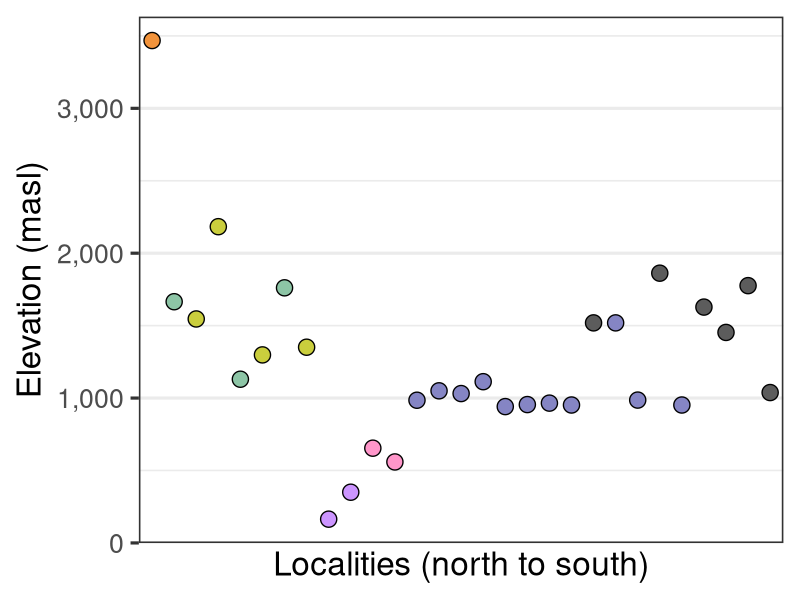
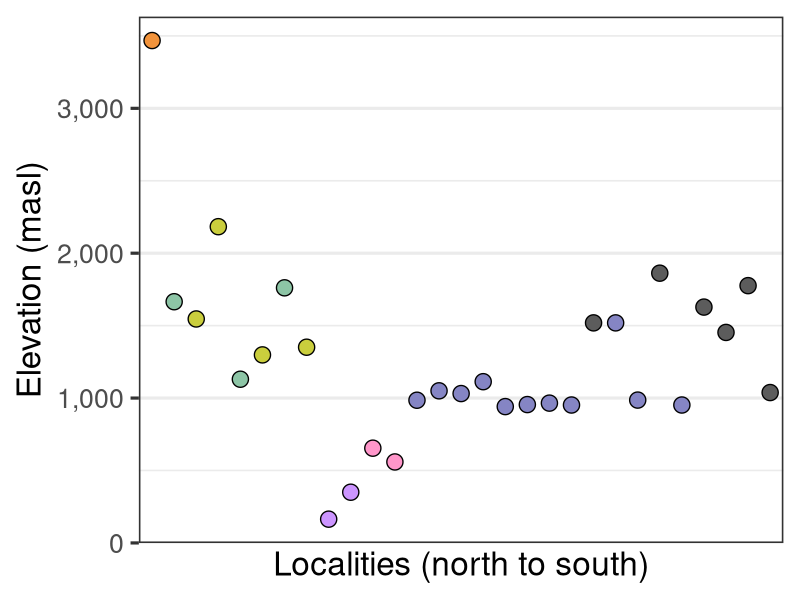
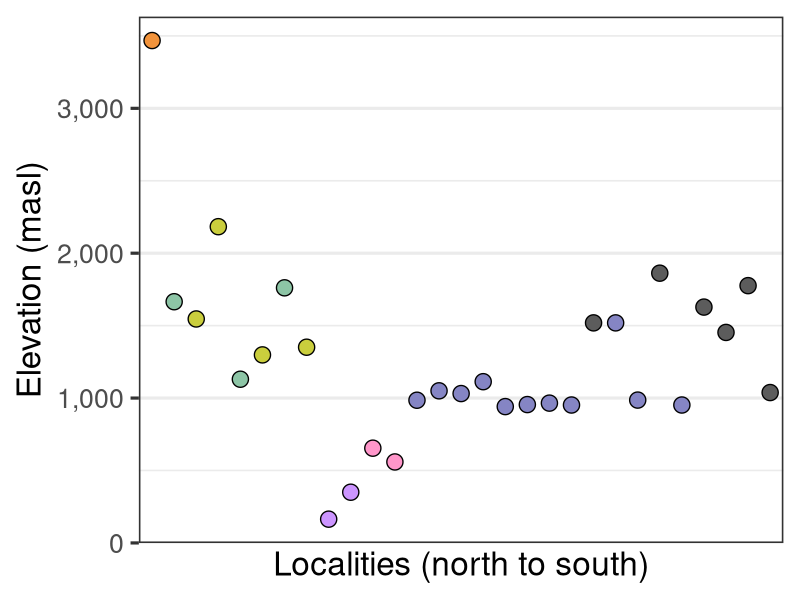
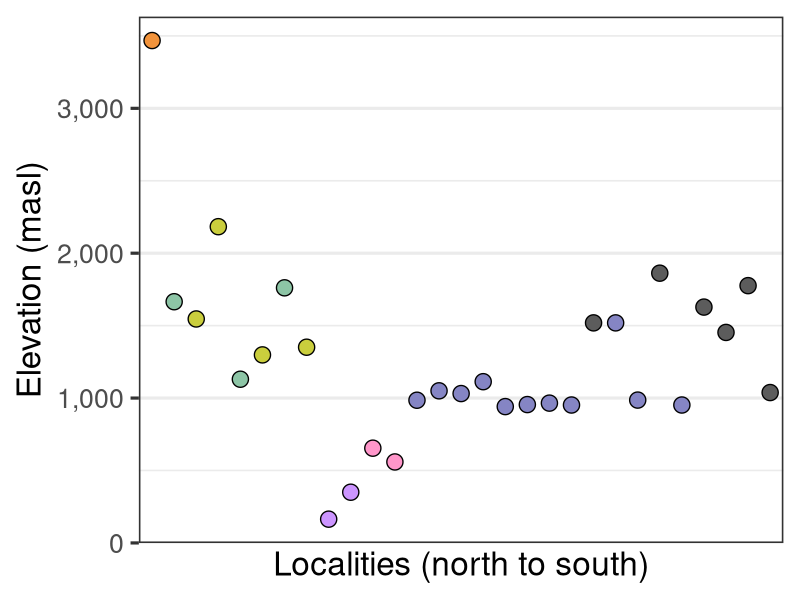

Write R code to recreate these figures, in order.
# Plot elevation profile

# Set working directory
#setwd("")

# Load packages
library(tidyverse)

# Import data
sites <- read_csv("Wildebeest_Localities_metadata_Elevation.csv", col_names = T)
## Lock in order of sites for ggplot
sites$Locality <- factor(sites$Locality, levels = sites$Locality)

# Colour palette
myPalette <- c("#f2933b", "#cace3d", "#8dc5a6", "#cc95ff", "#ff96ca", "#8585c4", "#5c5c5c")

# Plot elevation profile
ggplot(sites) +
  geom_point(aes(Locality, Elevation, fill = Subspecies_common), pch = 21, size = 5, stroke = 0.7) +
  scale_fill_manual(values = myPalette,
                    breaks = c("Bale wildebeest", "Western white-bearded", "Eastern white-bearded", "Nyassa", "Cookson", "Brindled", "Black"),
                    name = "Taxon") +
  scale_y_continuous(name = "Elevation (masl)",
                     labels = scales::label_comma()) +
  scale_x_discrete(name = "Localities (north to south)",
                   labels = NULL,
                   breaks = NULL) +
  theme_bw(base_size = 24) +
  theme(legend.position = "none", 
        axis.ticks.x = element_blank())
ggsave("Genome_Samples_Localities_Elevation.png", dpi = 300)
ggsave("Genome_Samples_Localities_Elevation_narrow.png", dpi = 300, width = 290, height = 100, units = "mm")
ggsave("Genome_Samples_Localities_Elevation_narrow.svg", width = 290, height = 100, units = "mm")
